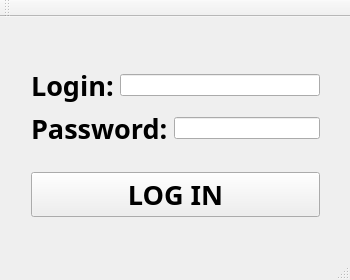
<?xml version="1.0" encoding="UTF-8"?>
<ui version="4.0">
 <class>labnClass</class>
 <widget class="QMainWindow" name="labnClass">
  <property name="geometry">
   <rect>
    <x>0</x>
    <y>0</y>
    <width>350</width>
    <height>280</height>
   </rect>
  </property>
  <property name="windowTitle">
   <string>labn</string>
  </property>
  <widget class="QWidget" name="centralWidget">
   <widget class="QWidget" name="layoutWidget">
    <property name="geometry">
     <rect>
      <x>20</x>
      <y>20</y>
      <width>311</width>
      <height>211</height>
     </rect>
    </property>
    <layout class="QVBoxLayout" name="verticalLayout_4">
     <item>
      <layout class="QVBoxLayout" name="verticalLayout">
       <item>
        <layout class="QHBoxLayout" name="horizontalLayout">
         <item>
          <widget class="QLabel" name="label">
           <property name="font">
            <font>
             <family>Sitka Banner</family>
             <pointsize>20</pointsize>
             <weight>75</weight>
             <bold>true</bold>
            </font>
           </property>
           <property name="text">
            <string>Login:</string>
           </property>
          </widget>
         </item>
         <item>
          <widget class="QLineEdit" name="lineEdit_login"/>
         </item>
        </layout>
       </item>
       <item>
        <layout class="QHBoxLayout" name="horizontalLayout_2">
         <item>
          <widget class="QLabel" name="label_2">
           <property name="font">
            <font>
             <family>Sitka Banner</family>
             <pointsize>20</pointsize>
             <weight>75</weight>
             <bold>true</bold>
            </font>
           </property>
           <property name="text">
            <string>Password:</string>
           </property>
          </widget>
         </item>
         <item>
          <widget class="QLineEdit" name="lineEdit_password"/>
         </item>
        </layout>
       </item>
      </layout>
     </item>
     <item>
      <layout class="QHBoxLayout" name="horizontalLayout_3">
       <item>
        <layout class="QVBoxLayout" name="verticalLayout_2"/>
       </item>
       <item>
        <widget class="QPushButton" name="pushButton_autorize">
         <property name="font">
          <font>
           <family>Sitka Banner</family>
           <pointsize>20</pointsize>
           <weight>75</weight>
           <bold>true</bold>
          </font>
         </property>
         <property name="text">
          <string>LOG IN</string>
         </property>
        </widget>
       </item>
       <item>
        <layout class="QVBoxLayout" name="verticalLayout_3"/>
       </item>
      </layout>
     </item>
    </layout>
   </widget>
  </widget>
  <widget class="QMenuBar" name="menuBar">
   <property name="geometry">
    <rect>
     <x>0</x>
     <y>0</y>
     <width>350</width>
     <height>18</height>
    </rect>
   </property>
  </widget>
  <widget class="QToolBar" name="mainToolBar">
   <attribute name="toolBarArea">
    <enum>TopToolBarArea</enum>
   </attribute>
   <attribute name="toolBarBreak">
    <bool>false</bool>
   </attribute>
  </widget>
  <widget class="QStatusBar" name="statusBar"/>
 </widget>
 <layoutdefault spacing="6" margin="11"/>
 <resources>
  <include location="labn.qrc"/>
 </resources>
 <connections/>
</ui>
